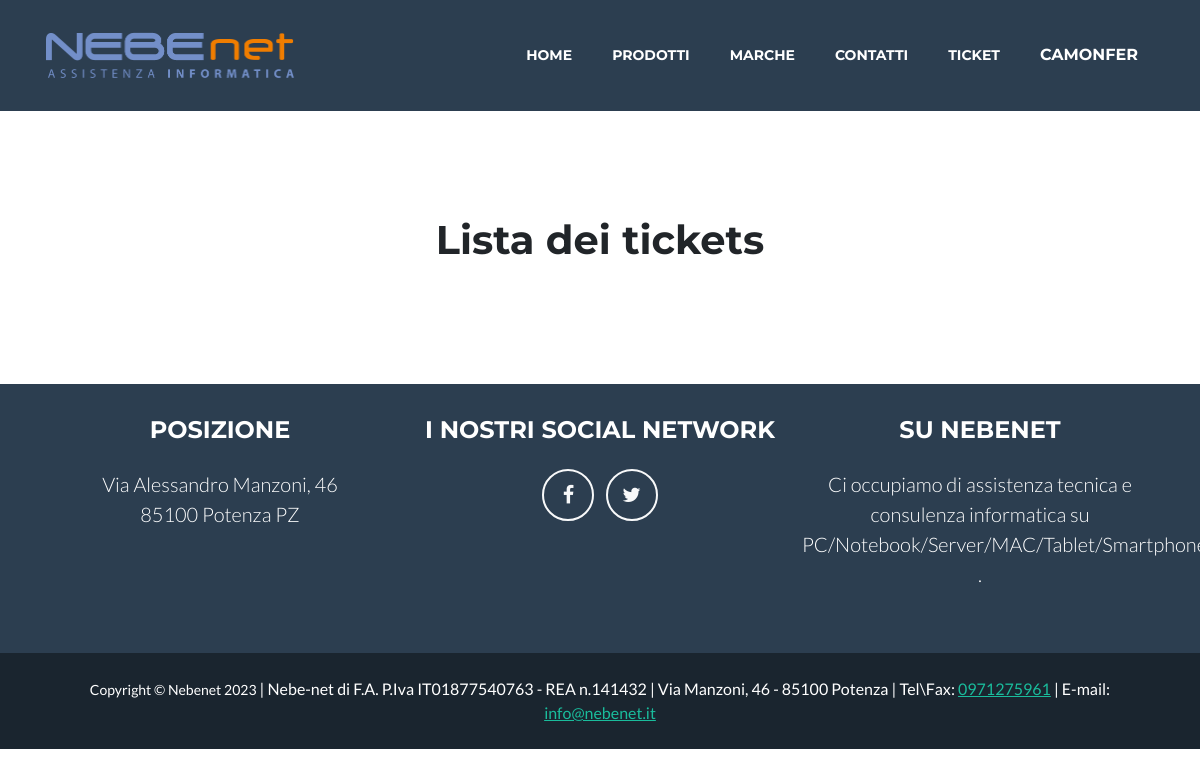
The app's page /ticket/ (signed in), older data.
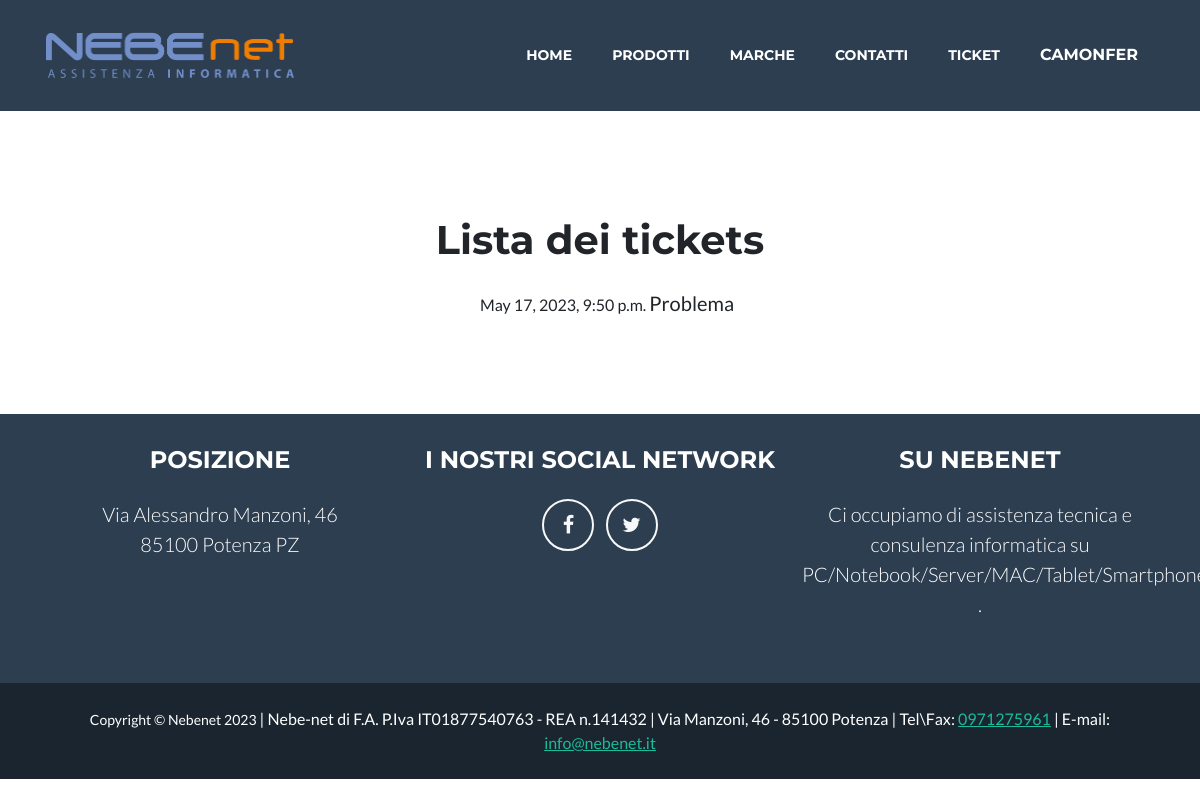
The same page, newer data.
### nebenet_app/models.py (models this page shows, shortened)
class Ticket(models.Model):
    ti_user = models.ForeignKey(settings.AUTH_USER_MODEL, on_delete=models.CASCADE)
    ti_mail = models.EmailField('Contatto email*',blank=False)
    ti_title = models.CharField('Titolo*',max_length=1000, blank=False)
    Problema = models.CharField('Descrivi il tuo problema*',max_length=1000, blank=False)
    ti_img = models.ImageField('Aggiungi uno screenshot (facoltativo)',blank=True)
    ti_personal = models.BooleanField("Trattamento dei dati personali(Obbligatorio)*",blank=False)
    ti_time = models.DateTimeField(auto_now=True)

### nebenet_app/views.py (the view)
# urls.py: path('ticket/', Ticket_List.as_view(), name="tickets"),
class Ticket_List(ListView):
    model = Ticket
    def get_queryset(self):
        if self.request.user.is_staff:
            resultado=Ticket.objects.all()
        else:
            resultado=Ticket.objects.filter(ti_user=self.request.user)
        return resultado

### nebenet_app/templates/nebenet_app/ticket_list.html (shortened to what this page needs)
{% extends 'base.html' %}
{% block content %}
{% load static %}
<header class="masthead">
</header>
<center>
<p class="adminpro"><h1>Lista dei tickets</h1>
        <ul class="tickets">
            {% for ticket in object_list %}
            <li class="nostyle"> {{ ticket.ti_time }} <a class="singleticket" href="{{ ticket.pk }}">{{ ticket.ti_title }}</a></li>
            {% endfor %}
        </ul>
        </center>
{% endblock %}

Row changes from the older to the newer data that the page shows:
added Ticket: ti_time "May 17, 2023, 9:50 p.m.", ti_title "Problema"
